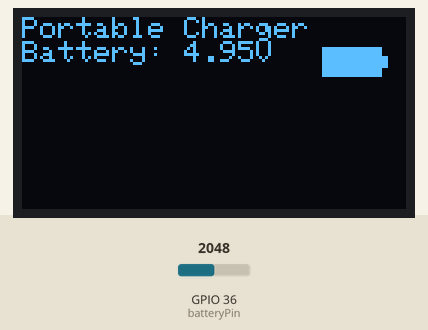
Recording of a sketch running on a simulated ESP32. Parts: 128×64 one-colour display. The inputs (shaded band) are chosen by the test bench; at power-on: GPIO 36 (batteryPin) = 2048.

Above: at 1.2 s.
1.3 s: GPIO 36 (batteryPin) set to 2099
At 2.5 s:
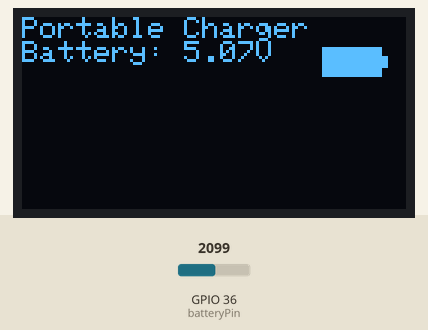
3.6 s: GPIO 36 (batteryPin) set to 2866
At 4.8 s:
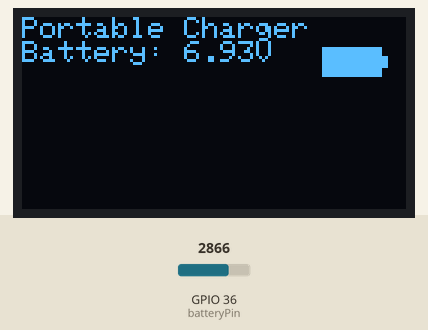
5.6 s: GPIO 36 (batteryPin) set to 3603
At 7.0 s:
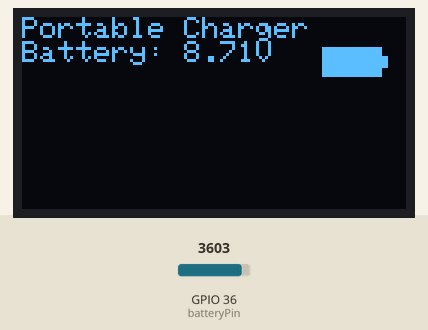
Timing chart, 0 to 8.6 s (numbered marks = the images above; inputs shaded):
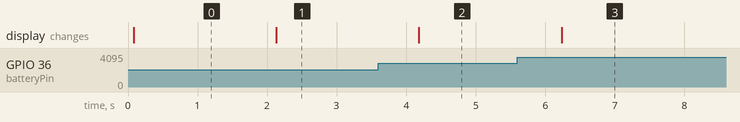

Measured:
- the behaviour switches between 2049 and 2050 on GPIO 36 (batteryPin) (found by bisection; images 0 and 1)
- after the input at 1.3 s, the display: changes after 0.83 s (image 1)
- after the input at 3.6 s, the display: changes after 0.58 s (image 2)
- after the input at 5.6 s, the display: changes after 0.64 s (image 3)

The sketch:

frantic_fyyran_rottis1.ino
```cpp
#include <Adafruit_GFX.h>
#include <Adafruit_SSD1306.h>

#define SCREEN_WIDTH 128
#define SCREEN_HEIGHT 64

#define OLED_RESET    -1
#define SCREEN_ADDRESS 0x3C

Adafruit_SSD1306 display(SCREEN_WIDTH, SCREEN_HEIGHT, &Wire, OLED_RESET);

const int batteryPin = 36; // Analog pin connected to voltage divider
float batteryVoltage = 0.0;

void setup() {
  Serial.begin(115200);

  // OLED Init
  if (!display.begin(SSD1306_SWITCHCAPVCC, SCREEN_ADDRESS)) {
    Serial.println(F("SSD1306 allocation failed"));
    for (;;);
  }
  display.clearDisplay();
  display.display();

  display.setTextSize(1);
  display.setTextColor(SSD1306_WHITE);
}

void loop() {
  batteryVoltage = readBatteryVoltage();

  display.clearDisplay();
  display.setCursor(0, 0);
  display.println("Portable Charger");
  display.print("Battery: ");
  display.print(batteryVoltage, 2);
  display.println("V");

  drawBatteryIcon(batteryVoltage);

  display.display();
  delay(1000);
}

float readBatteryVoltage() {
  int raw = analogRead(batteryPin);
  float v = (raw / 4095.0) * 3.3;
  float batteryV = v * ((200.0 + 100.0) / 100.0); // Scale for voltage divider
  return batteryV;
}

void drawBatteryIcon(float voltage) {
  int x = 100, y = 10, width = 20, height = 10;
  display.drawRect(x, y, width, height, SSD1306_WHITE);
  display.drawRect(x + width, y + 3, 2, 4, SSD1306_WHITE); // battery tip

  int fill = map(voltage * 100, 300, 420, 0, width - 2); // map from 3.0–4.2V
  fill = constrain(fill, 0, width - 2);

  display.fillRect(x + 1, y + 1, fill, height - 2, SSD1306_WHITE);
}
```
